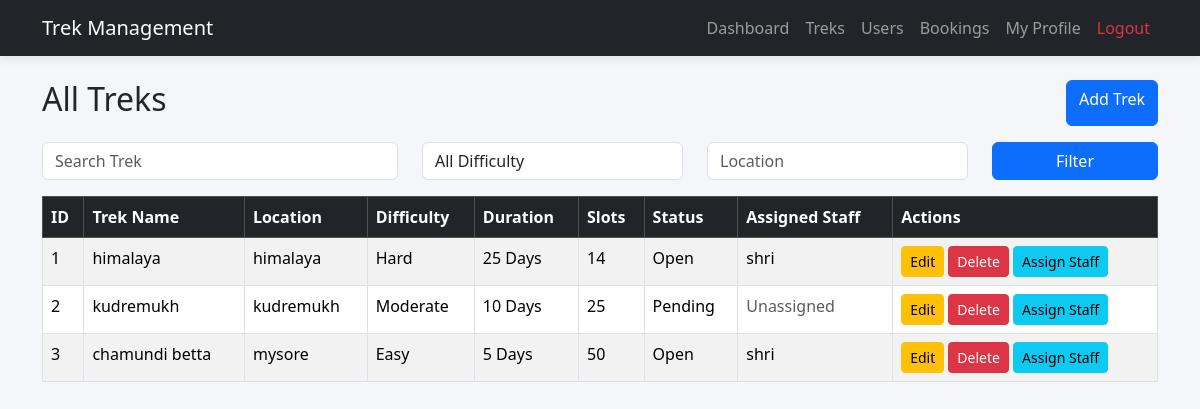
The app's page /admin/treks (signed in) with its own data.
### application/models.py (models this page shows, shortened)
class Trek(db.Model):
    __tablename__ = "treks"
    id = db.Column(db.Integer, primary_key=True)
    trek_name = db.Column(db.String(100), nullable=False)
    location = db.Column(db.String(100), nullable=False)
    difficulty = db.Column(db.String(20), nullable=False)
    duration = db.Column(db.Integer, nullable=False)
    available_slots = db.Column(db.Integer, nullable=False)
    assigned_staff_id = db.Column(
        db.Integer,
        db.ForeignKey("users.id"),
        nullable=True
    )
    status = db.Column(
        db.String(20),
        default="Pending"
    )
    start_date = db.Column(db.Date, nullable=False)
    end_date = db.Column(db.Date, nullable=False)
    staff = db.relationship("User", backref="assigned_treks")

class User(db.Model):
    __tablename__ = "users"
    id = db.Column(db.Integer, primary_key=True)
    username = db.Column(db.String(50), nullable=False, unique=True)
    email = db.Column(db.String(120), nullable=False, unique=True)
    password = db.Column(db.String(255), nullable=False)
    role = db.Column(db.String(20), nullable=False)
    is_approved = db.Column(db.Boolean, default=False)
    is_blacklisted = db.Column(db.Boolean, default=False)

### app.py (the view)
@app.route("/admin/treks")
def view_treks():
    if "user_id" not in session:
        return redirect("/login")
    if session["role"] != "admin":
        return "Access Denied"
    search = request.args.get("search")
    difficulty = request.args.get("difficulty")
    location = request.args.get("location")
    treks = Trek.query
    if search:
        treks = treks.filter(
            Trek.trek_name.ilike(f"%{search}%")
        )
    if difficulty:
        treks = treks.filter_by(
            difficulty=difficulty
        )
    if location:
        treks = treks.filter(
            Trek.location.ilike(f"%{location}%")
        )
    treks = treks.all()
    return render_template(
        "view_treks.html",
        treks=treks
    )

### templates/view_treks.html (shortened to what this page needs)
{% extends "base.html" %}
{% block content %}
<div class="container mt-4">
    <div class="d-flex justify-content-between mb-3">
        <h2>All Treks</h2>
        <a href="{{ url_for('add_trek') }}" class="btn btn-primary">
            Add Trek
        </a>
    </div>
    <form method="GET" class="row mb-3">
        <div class="col-md-4">
            <input
                type="text"
                name="search"
                class="form-control"
                placeholder="Search Trek">
        </div>
        <div class="col-md-3">
            <select
                name="difficulty"
                class="form-control">
                <option value="">All Difficulty</option>
            </select>
        </div>
        <div class="col-md-3">
            <input
                type="text"
                name="location"
                class="form-control"
                placeholder="Location">
        </div>
        <div class="col-md-2">
            <button
                class="btn btn-primary w-100"
                type="submit">
                Filter
            </button>
        </div>
    </form>
    <table class="table table-bordered table-striped">
        <thead class="table-dark">
            <tr>
                <th>ID</th>
                <th>Trek Name</th>
                <th>Location</th>
                <th>Difficulty</th>
                <th>Duration</th>
                <th>Slots</th>
                <th>Status</th>
                <th>Assigned Staff</th>
                <th>Actions</th>
            </tr>
        </thead>
        <tbody>
        {% for trek in treks %}
            <tr>
                <td>{{ trek.id }}</td>
                <td>{{ trek.trek_name }}</td>
                <td>{{ trek.location }}</td>
                <td>{{ trek.difficulty }}</td>
                <td>{{ trek.duration }} Days</td>
                <td>{{ trek.available_slots }}</td>
                <td>{{ trek.status }}</td>
                <td>
                    {% if trek.staff %}
                        {{ trek.staff.username }}
                    {% else %}
                        <span class="text-muted">Unassigned</span>
                    {% endif %}
                </td>
                <td>
                    <a href="{{ url_for('edit_trek', trek_id=trek.id) }}"
                        class="btn btn-warning btn-sm">
                        Edit
                    </a>
                    <a href="{{ url_for('delete_trek', trek_id=trek.id) }}"
                        class="btn btn-danger btn-sm"
                        onclick="return confirm('Are you sure you want to delete this trek?')">
                        Delete
                    </a>
                    <a href="{{ url_for('assign_staff', trek_id=trek.id) }}"
                        class="btn btn-info btn-sm">
                        Assign Staff
                    </a>
                </td>
            </tr>
        {% endfor %}
        </tbody>
    </table>
</div>
{% endblock %}

### static/css/style.css (style rules this page uses)
body { background:#f4f6f9; }

### records on screen
Trek: id "1", trek_name "himalaya", location "himalaya", difficulty "Hard", duration "25", available_slots "14", status "Open", staff.username "shri"
Trek: id "2", trek_name "kudremukh", location "kudremukh", difficulty "Moderate", duration "10", available_slots "25", status "Pending", shows "Unassigned"
Trek: id "3", trek_name "chamundi betta", location "mysore", difficulty "Easy", duration "5", available_slots "50", status "Open", staff.username "shri"
